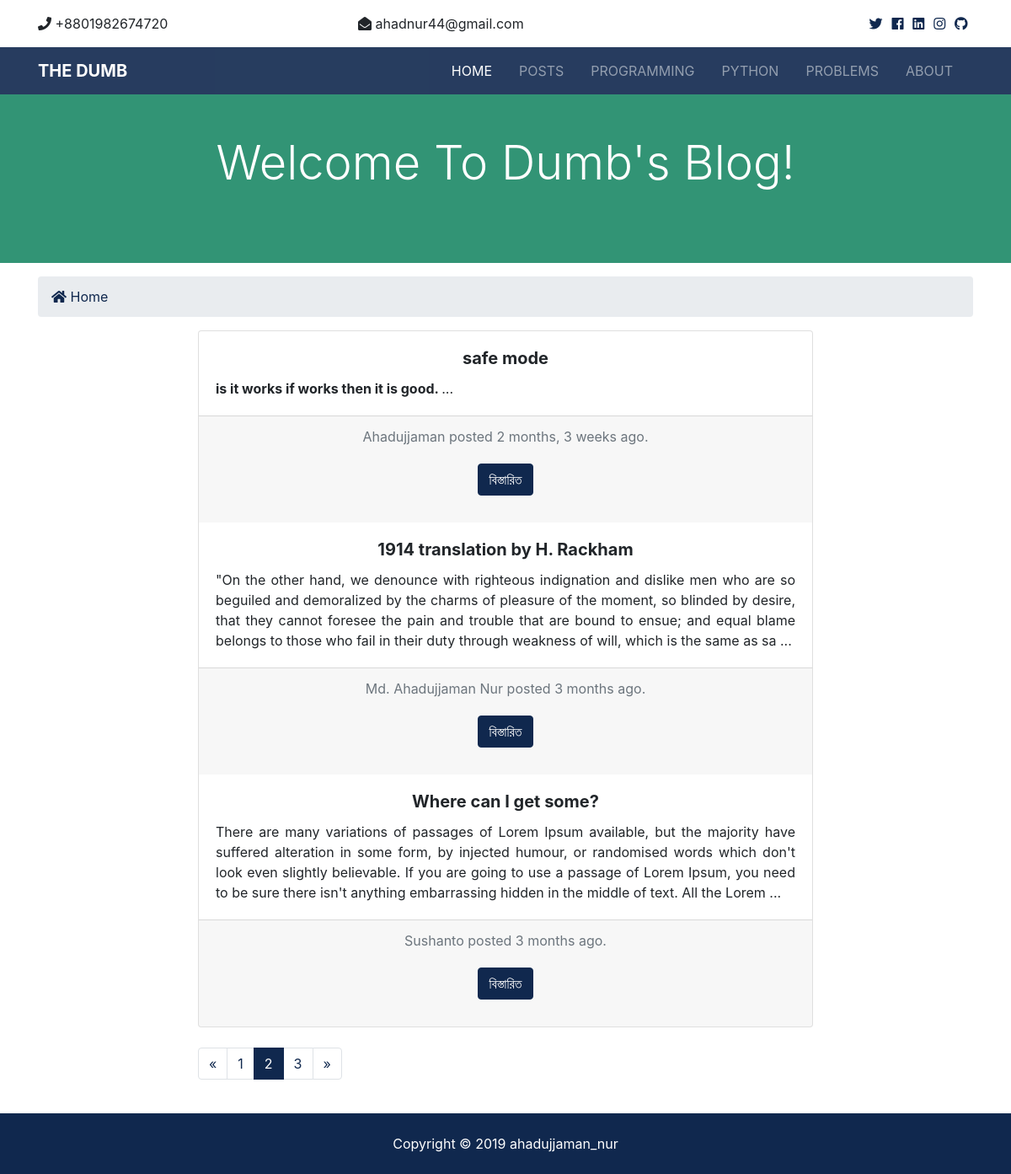
Screenshot of /?page=2 with the database file from the repository.
### posts/models.py (models this page shows, shortened)
class Post(models.Model):
    title = models.CharField(max_length=150)
    slug = models.SlugField(max_length=150, null=True, blank=True)
    body = models.TextField()
    author = models.CharField(max_length=100)
    post_time = models.DateTimeField(default=datetime.now, blank=True)
    is_published = models.BooleanField(default=True)
    def body_preview(self):
        return self.body[:350]

### pages/views.py (the view)
# urls.py: path('', views.index, name='index'),
def index(request):
    posts = Post.objects.order_by('-post_time').filter(is_published=True)
    paginator = Paginator(posts, per_page=3)
    page = request.GET.get('page')
    paged_posts = paginator.get_page(page)
    context = {
        'posts': paged_posts
    }
    return render(request, 'pages/index.html', context)

### templates/pages/index.html (shortened to what this page needs)
{% extends 'base.html' %}
{% load humanize %}
{% block content %}
<section id="showcase-inner" class="py-5 text-white">
  <div class="container">
    <div class="row text-center">
      <div class="col-md-12">
        <h1 class="display-4">Welcome To Dumb's Blog!</h1>
      </div>
    </div>
  </div>
</section>
<section id="bc" class="mt-3">
  <div class="container">
    <nav aria-label="breadcrumb">
      <ol class="breadcrumb">
        <li class="breadcrumb-item">
          <a href="{% url 'index' %}">
            <i class="fas fa-home"></i> Home</a>
        </li>
      </ol>
    </nav>
  </div>
</section>
<div class="container">
  <div class="row">
    <div class="col-lg-8 col-md-10 mx-auto">
      <div class="card text-center">
        {% if posts %}
        {% for post in posts %}
        <div class="card-body">
          <h5 class="card-title"><b>{{ post.title }}</b></h5>
          <div align="justify">
            <p class="card-text">{{ post.body_preview | safe }} ...</p>
          </div>
        </div>
        <div class="card-footer text-muted">
          {{ post.author }} posted {{ post.post_time | timesince }} ago.
          <div class="card-body">
            <a href="{% url 'post' post.slug %}" class="btn btn-primary">বিস্তারিত</a>
          </div>
        </div>
        {% endfor %}
        {% else %}
        <P>No posts are available</P>
        {% endif %}
      </div>
    </div>
  </div>
</div>
<br>
<div class="container">
  <div class="row">
    <div class="col-lg-8 col-md-10 mx-auto">
      {% if posts.has_other_pages %}
      <ul class="pagination">
        {% if posts.has_previous %}
        <li class="page-item">
          <a href="?page={{posts.previous_page_number}}" class="page-link">&laquo;</a>
        </li>
        {% else %}
        <li class="page-item disabled">
          <a class="page-link">&laquo;</a>
        </li>
        {% endif %}
        {% for i in posts.paginator.page_range %}
        {% if posts.number == i %}
        <li class="page-item active">
          <a class="page-link">{{i}}</a>
        </li>
        {% else %}
        <li class="page-item">
          <a href="?page={{i}}" class="page-link">{{i}}</a>
        </li>
        {% endif %}
        {% endfor %}
        {% if posts.has_next %}
        <li class="page-item">
          <a href="?page={{posts.next_page_number}}" class="page-link">&raquo;</a>
        </li>
        {% else %}
        <li class="page-item disabled">
          <a class="page-link">&raquo;</a>
        </li>
        {% endif %}
      </ul>
      {% endif %}
    </div>
  </div>
  <br>
</div>
{% endblock %}

### myblog/staticfiles/css/all.css (style rules this page uses)
.fa, .fas, .far, .fal, .fab { -moz-osx-font-smoothing: grayscale; -webkit-font-smoothing: antialiased; display: inline-block; font-style: normal; font-variant: normal; text-rendering: auto; line-height: 1; }
.fa-home:before { content: "\f015"; }
.fa, .fas { font-family: 'Font Awesome 5 Free'; font-weight: 900; }

### myblog/staticfiles/css/style.css (style rules this page uses)
#showcase-inner { background: #7dcea0; position: relative; overflow: hidden; min-height: 200px; }
#showcase-inner::before { content: ''; position: absolute; top: 0; left: 0; min-height: 100%; width: 100%; background: rgba(32, 134, 107, 0.8); }

### rows the page displays
Post: title "safe mode", body_preview "is it works if works then it is good.", author "Ahadujjaman", post_time "2 months, 3 weeks"
Post: title "1914 translation by H. Rackham", body_preview "\"On the other hand, we denounce with righteous indignation and dislike men who are so beguiled and demoralized by the charms of pleasure of the moment, so blinded by desire, that they cannot foresee the pain and trouble that are bound to ensue; and equal blame belongs to those who fail in their duty through weakness of will, which is the same as sa", author "Md. Ahadujjaman Nur", post_time "3 months"
Post: title "Where can I get some?", body_preview "There are many variations of passages of Lorem Ipsum available, but the majority have suffered alteration in some form, by injected humour, or randomised words which don't look even slightly believable. If you are going to use a passage of Lorem Ipsum, you need to be sure there isn't anything embarrassing hidden in the middle of text. All the Lorem", author "Sushanto", post_time "3 months"

### other values shown
{{ i }} "1" "3"
{{ i }} "2"
